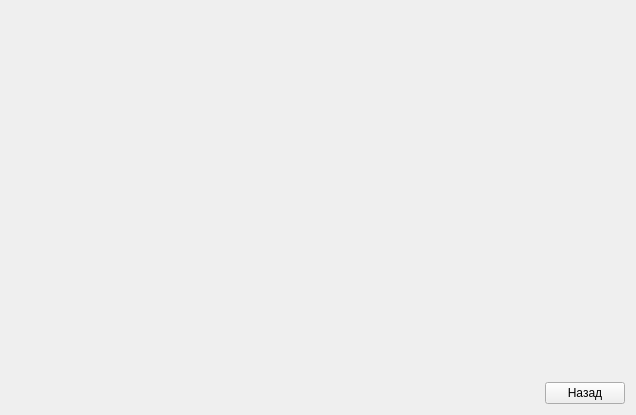
<?xml version="1.0" encoding="UTF-8"?>
<ui version="4.0">
 <class>StockOutForma</class>
 <widget class="QWidget" name="StockOutForma">
  <property name="geometry">
   <rect>
    <x>0</x>
    <y>0</y>
    <width>636</width>
    <height>415</height>
   </rect>
  </property>
  <property name="windowTitle">
   <string>Form</string>
  </property>
  <layout class="QGridLayout" name="gridLayout">
   <item row="0" column="1">
    <spacer name="verticalSpacer">
     <property name="orientation">
      <enum>Qt::Vertical</enum>
     </property>
     <property name="sizeHint" stdset="0">
      <size>
       <width>20</width>
       <height>358</height>
      </size>
     </property>
    </spacer>
   </item>
   <item row="1" column="0">
    <spacer name="horizontalSpacer">
     <property name="orientation">
      <enum>Qt::Horizontal</enum>
     </property>
     <property name="sizeHint" stdset="0">
      <size>
       <width>524</width>
       <height>20</height>
      </size>
     </property>
    </spacer>
   </item>
   <item row="1" column="1">
    <widget class="QPushButton" name="pushButtonStockOut">
     <property name="text">
      <string>Назад</string>
     </property>
    </widget>
   </item>
  </layout>
 </widget>
 <resources/>
 <connections/>
</ui>
